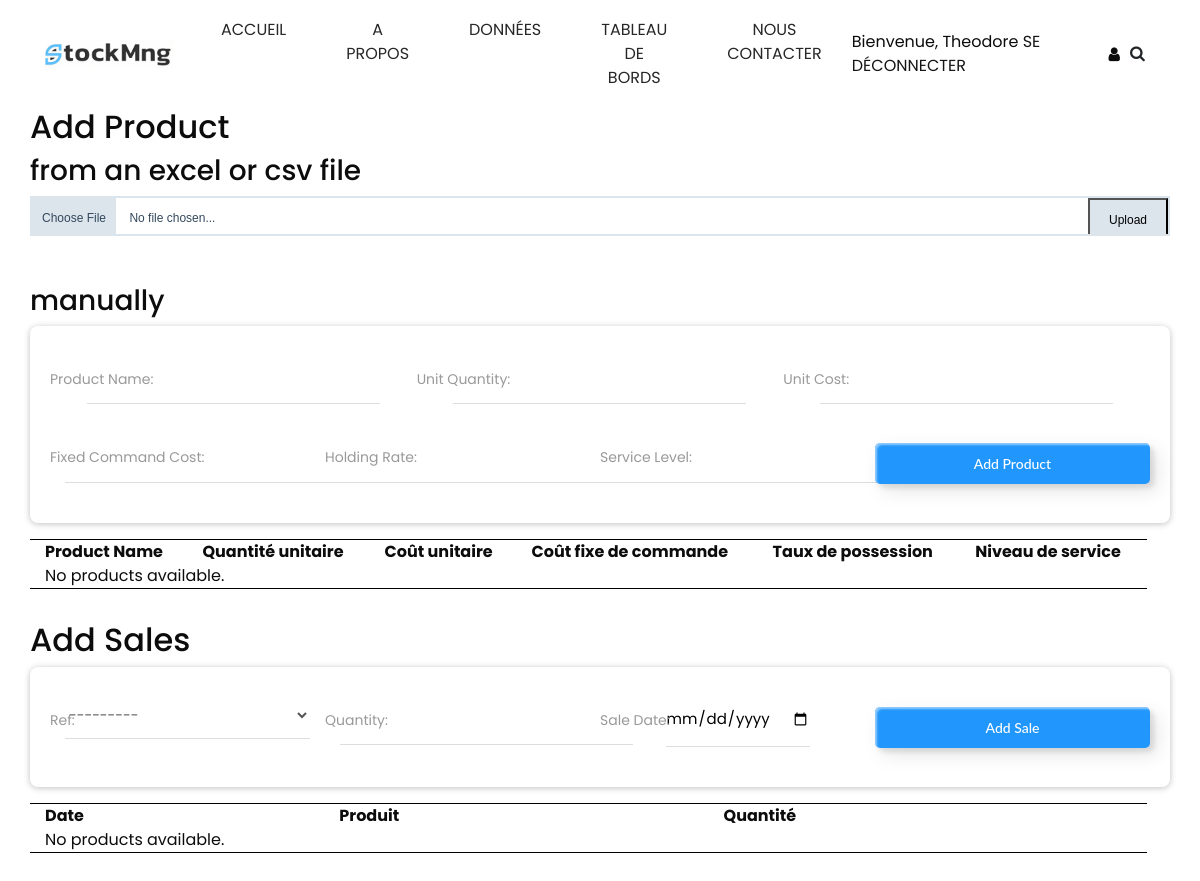
The page /data (signed in) on the database as committed earlier.
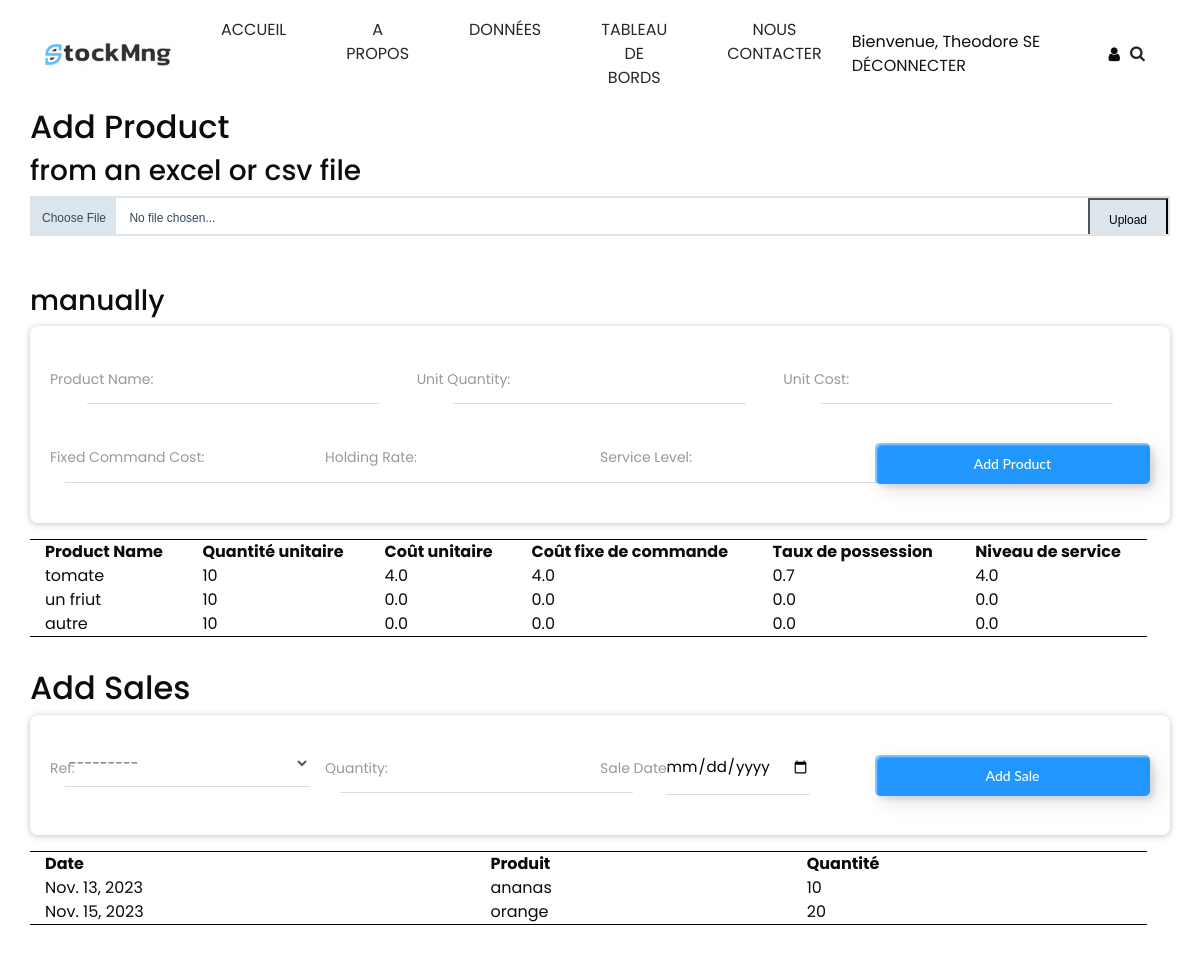
The same page on the database as committed later.
### principal/models.py (models this page shows, shortened)
class Product(models.Model):
    product_name = models.CharField(max_length=255)
    qte_unitaire = models.IntegerField()
    unit_cost = models.FloatField()
    fixed_command_cost = models.FloatField()
    holding_rate = models.FloatField()
    service_level = models.FloatField()
    user = models.ForeignKey(User, on_delete=models.CASCADE)
    def __str__(self):
        return self.product_name

class Sale(models.Model):
    date = models.DateField()
    quantity = models.IntegerField()
    ref = models.ForeignKey(Product, on_delete=models.CASCADE)
    user = models.ForeignKey(User, on_delete=models.CASCADE)

### principal/views.py (the view)
# urls.py: path("data", views.handle_data_page, name="data"),
@login_required(login_url='login')
def handle_data_page(request):
    products = Product.objects.filter(user=request.user)
    sales = Sale.objects.filter(user=request.user)
    form_product = ProductForm()
    form_sale = SaleForm(user=request.user)
    file_upload_form = FileUploadForm()
    context = {'products': products,
               'sales': sales,
               'form_product': form_product,
               'form_sale': form_sale,
               'file_upload_form': file_upload_form
               }
    return render(request, "data.html", context)

### principal/forms.py
class ProductForm(forms.ModelForm):
    product_name = forms.CharField(label='Product Name')
    qte_unitaire = forms.IntegerField(label='Unit Quantity')
    unit_cost = forms.DecimalField(label='Unit Cost')
    fixed_command_cost = forms.DecimalField(label='Fixed Command Cost')
    holding_rate = forms.DecimalField(label='Holding Rate')
    service_level = forms.DecimalField(label='Service Level')
    class Meta:
        model = Product
        fields = [
            'product_name',
            'qte_unitaire',
            'unit_cost',
            'fixed_command_cost',
            'holding_rate',
            'service_level']

class SaleForm(forms.ModelForm):
    quantity = forms.IntegerField(label='Quantity')
    date = forms.DateField(
        label='Sale Date',
        widget=forms.DateInput(attrs={'type': 'date'})
    )
    class Meta:
        model = Sale
        fields = ['ref', 'quantity', 'date']
    def __init__(self, *args, **kwargs):
        user = kwargs.pop('user', None)
        super(SaleForm, self).__init__(*args, **kwargs)
        if user:
            self.fields['ref'].queryset = Product.objects.filter(user=user)

### template/data.html (shortened to what this page needs)
{% extends 'template.html' %}
{% load static %}
{% block content %}
<div class="container">
    <h2>Add Product</h2>
    <h3>from an excel or csv file</h3>
    <div class="file-upload">
        <div class="file-select">
            <form method="POST" action="{% url 'upload_product' %}" enctype="multipart/form-data">
                <div class="file-select-button" id="fileName">Choose File</div>
                <div class="file-select-name" id="noFile">No file chosen...</div>
                <button class="file-select-button" type="submit">Upload</button>
            </form>
        </div>
    </div>
    <h3>manually</h3>
    <div class="add_data">
        <form class="row add-form" method="POST" action="{% url 'add_product' %}">
            <div class="col-md-4 datainput" id="add_product_product_name">
                {{ form_product.product_name }}
                <span class="highlight"></span>
                {{ form_product.product_name.label_tag }}
            </div>
            <div class="col-md-4 datainput">
                {{ form_product.qte_unitaire }}
                <span class="highlight"></span>
                {{ form_product.qte_unitaire.label_tag }}
            </div>
            <div class="col-md-4 datainput">
                {{ form_product.unit_cost }}
                <span class="highlight"></span>
                {{ form_product.unit_cost.label_tag }}
            </div>
            <div class="col-md-3 datainput">
                {{ form_product.fixed_command_cost }}
                <span class="highlight"></span>
                {{ form_product.fixed_command_cost.label_tag }}
            </div>
            <div class="col-md-3 datainput">
                {{ form_product.holding_rate }}
                <span class="highlight"></span>
                {{ form_product.holding_rate.label_tag }}
            </div>
            <div class="col-md-3 datainput">
                {{ form_product.service_level }}
                <span class="highlight"></span>
                {{ form_product.service_level.label_tag }}
            </div>
            <button class="col-md-3 custom-btn add-button" type="submit">Add Product</button>
        </form>
    </div>
    <div class="table_display">
        <table>
            <tr>
                <th>Product Name</th>
                <th>Quantité unitaire</th>
                <th>Coût unitaire</th>
                <th>Coût fixe de commande</th>
                <th>Taux de possession</th>
                <th>Niveau de service</th>
            </tr>
            {% for product in products %}
                <tr>
                    <td>{{ product.product_name }}</td>
                    <td>{{ product.qte_unitaire }}</td>
                    <td>{{ product.unit_cost }}</td>
                    <td>{{ product.fixed_command_cost }}</td>
                    <td>{{ product.holding_rate}}</td>
                    <td>{{ product.service_level }}</td>
                </tr>
            {% empty %}
                <tr>
                    <td colspan="3">No products available.</td>
                </tr>
            {% endfor %}
        </table>
    </div>
    <h2>Add Sales</h2>
    <div class="add_data">
        <form class="row add-form" method="POST" action="{% url 'add_sale' %}">
            {% for field in form_sale %}
                <div class="col-md-3 datainput">
                    {{ field }}
                    <span class="highlight"></span>
                    {{ field.label_tag }}
                </div>
            {% endfor %}
            <button class="col-md-3 custom-btn add-button" type="submit">Add Sale</button>
        </form>
    </div>
    <div class="table_display">
        <table>
            <tr>
                <th>Date</th>
                <th>Produit</th>
                <th>Quantité</th>
            </tr>
            {% for sale in sales %}
                <tr>
                    <td>{{ sale.date }}</td>
                    <td>{{ sale.ref }}</td>
                    <td>{{ sale.quantity }}</td>
                </tr>
            {% empty %}
                <tr>
                    <td colspan="3">No products available.</td>
                </tr>
            {% endfor %}
        </table>
    </div>
</div>
{% endblock %}

### template/template.html (shortened to what this page needs)
{% load static %}
<!DOCTYPE html>
<html>
<head>
  <link rel="stylesheet" type="text/css" href="{% static 'css/bootstrap.css' %}" />
  <link href="{% static 'css/font-awesome.min.css' %}" rel="stylesheet" />
  <link href="{% static 'css/style.css' %}" rel="stylesheet" />
  <link href="{% static 'css/responsive.css' %}" rel="stylesheet" />
  <link href="{% static 'css/main.css' %}" rel="stylesheet" />
</head>
<body>
  <div class="hero_area">
    <header class="header_section long_section px-0">
      <nav class="navbar navbar-expand-lg custom_nav-container ">
        <a class="navbar-brand" href="accueil">
          <span>
            <img src="{% static 'img/logo.png' %}" height="30rem">
          </span>
        </a>
        <div class="collapse navbar-collapse" id="navbarSupportedContent">
          <div class="d-flex mx-auto flex-column flex-lg-row align-items-center">
            <ul class="navbar-nav  ">
              <li class="nav-item active">
                <a class="nav-link" href="{% url 'accueil' %}">Accueil <span class="sr-only">(current)</span></a>
              </li>
              <li class="nav-item">
                <a class="nav-link" href="{% url 'about' %}"> A propos</a>
              </li>
              <li class="nav-item">
                <a class="nav-link" href="data">Données</a>
              </li>
              <li class="nav-item">
                <a class="nav-link" href="dashboard">Tableau de bords</a>
              </li>
              <li class="nav-item">
                <a class="nav-link" href="contact">Nous contacter</a>
              </li>
            </ul>
          </div>
          {% block quote_container %}
          <div class="quote_btn-container">
            {% if user.is_authenticated %}
              <span>Bienvenue, {{ user.username }}
                <a href="{% url 'logout' %}">Se déconnecter</a></span>
              <i class="fa fa-user" aria-hidden="true"></i>
            {% endif %}
            <form class="form-inline">
              <button class="btn  my-2 my-sm-0 nav_search-btn" type="submit">
                <i class="fa fa-search" aria-hidden="true"></i>
              </button>
            </form>
          </div>
          {% endblock %}
        </div>
      </nav>
    </header>
  </div>
  {% block content %}{% endblock %}
</body>
</html>

### static/css/style.css (style rules this page uses)
body { font-family: "Poppins", sans-serif; color: #0c0c0c; background-color: #ffffff; overflow-x: hidden; }
.long_section { margin-left: 45px; margin-right: 45px; padding-left: 15px; padding-right: 15px; }
.hero_area { min-height: 10vh; position: relative; display: -webkit-box; display: -ms-flexbox; display: flex; -webkit-box-orient: vertical; -webkit-box-direction: normal; -ms-flex-direction: column; flex-direction: column; }
.header_section { background-color: #ffffff; }
.custom_nav-container .navbar-nav .nav-item .nav-link { padding: 3px 15px; margin: 10px 15px; color: #272727; text-align: center; text-transform: uppercase; }
a, a:hover, a:focus { text-decoration: none; }
.btn, .btn:focus { outline: none !important; -webkit-box-shadow: none; box-shadow: none; }
.custom_nav-container .nav_search-btn { width: 35px; height: 35px; padding: 0; border: none; }
.navbar-brand span { font-size: 24px; font-weight: 700; color: #272727; text-transform: uppercase; }
.custom_nav-container { z-index: 99999; padding: 5px 0; }
.quote_btn-container { display: -webkit-box; display: -ms-flexbox; display: flex; -webkit-box-align: center; -ms-flex-align: center; align-items: center; }
.quote_btn-container a { color: #151515; margin-right: 25px; text-transform: uppercase; }

### static/css/responsive.css (style rules this page uses)
@media (min-width: 1200px) { .container { max-width: 1170px; } }

### static/css/main.css (style rules this page uses)
.file-upload { display:block;text-align:center;font-family: Helvetica, Arial, sans-serif;font-size: 12px; }
.file-upload .file-select { display:block;border: 2px solid #dce4ec;color: #34495e;cursor:pointer;height:40px;line-height:40px;text-align:left;background:#FFFFFF;overflow:hidden;position:relative; }
.file-upload .file-select .file-select-button { background:#dce4ec;padding:0 10px;display:inline-block;height:40px;line-height:40px; }
.file-upload .file-select .file-select-name { line-height:40px;display:inline-block;padding:0 10px; }
.file-select form button { position: absolute; right: 0; width: 5rem; min-width: 50px; z-index: 101; }
.table_display { margin-top: 1rem; max-height: 200px; overflow-y: auto; width:100%; margin-bottom: 2rem; }
.table_display table { width:98%; border-bottom: 1px solid black; border-top: 1px solid black; }
.table_display table tr { background-color: f2f2f2; }
.table_display table th,.table_display table td { padding: 0 15px; }
.add_data form div input { margin: auto; width: auto; }
.add_data form div label { width: auto; white-space: nowrap; }
.custom-btn { color: #fff; border-radius: 5px; padding: 10px 25px; font-family: 'Lato', sans-serif; font-weight: 500; background: transparent; cursor: pointer; transition: all 0.3s ease; position: relative; display: inline-block; box-shadow:inset 2px 2px 2px 0px rgba(255,255,255,.5), 7px 7px 20px 0px rgba(0,0,0,.1), 4px 4px 5px 0px rgba(0,0,0,.1); outline: none; }
.add-button { width: 100%; height: auto; background: #2197fe; border: none; z-index: 1; margin: auto; }
.add-button:after { position: absolute; content: ""; width: 0; height: 100%; top: 0; right: 0; z-index: -1; background-color: #843dff; border-radius: 5px; box-shadow:inset 2px 2px 2px 0px rgba(255,255,255,.5), 7px 7px 20px 0px rgba(0,0,0,.1), 4px 4px 5px 0px rgba(0,0,0,.1); transition: all 0.3s ease; }
.datainput { position:relative; margin:5px 0 20px }
.datainput select { padding:12px 0; color:#555; font-size:14px; width:100%; border:0; border-bottom:1px solid #ddd; outline:none;background:#fff }
.datainput input,.datainput textarea { font-size:15px; padding:15px 0; display:block;width:100%; border:none; border-bottom:1px solid #ddd }
.datainput label { color:#999; font-size:14px; font-weight:400; position:absolute; pointer-events:none; left:0; top:18px; transition:.2s ease all }
.highlight { position:absolute;height:50%;width:100px;top:25%;left:0;pointer-events:none;opacity:.5 }
form.add-form { box-shadow: 0 1px 6px rgba(32,33,36,.28); border-radius: .5rem; padding: 20px; box-sizing: border-box; color: #444; font-size: 14px; line-height: 1.5; }
.add-form { width:100%; margin:0 auto; box-sizing:border-box; }

Rows that differ between the two databases and show on the page:
added Product: product_name "tomate", qte_unitaire "10", unit_cost "4.0", fixed_command_cost "4.0", holding_rate "0.7", service_level "4.0"
added Product: product_name "un friut", qte_unitaire "10", unit_cost "0.0", fixed_command_cost "0.0", holding_rate "0.0", service_level "0.0"
added Product: product_name "autre", qte_unitaire "10", unit_cost "0.0", fixed_command_cost "0.0", holding_rate "0.0", service_level "0.0"
added Sale: date "Nov. 13, 2023", ref "ananas", quantity "10"
added Sale: date "Nov. 15, 2023", ref "orange", quantity "20"
Other text that changed with them:
text no longer shown: "No products available. No products available."
